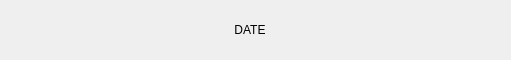
<?xml version="1.0" encoding="UTF-8"?>
<ui version="4.0">
 <class>lineScheduleLabel</class>
 <widget class="QWidget" name="lineScheduleLabel">
  <property name="geometry">
   <rect>
    <x>0</x>
    <y>0</y>
    <width>511</width>
    <height>60</height>
   </rect>
  </property>
  <property name="windowTitle">
   <string>Form</string>
  </property>
  <widget class="QLabel" name="label">
   <property name="geometry">
    <rect>
     <x>150</x>
     <y>10</y>
     <width>200</width>
     <height>40</height>
    </rect>
   </property>
   <property name="text">
    <string>DATE</string>
   </property>
   <property name="alignment">
    <set>Qt::AlignCenter</set>
   </property>
  </widget>
 </widget>
 <resources/>
 <connections/>
</ui>
